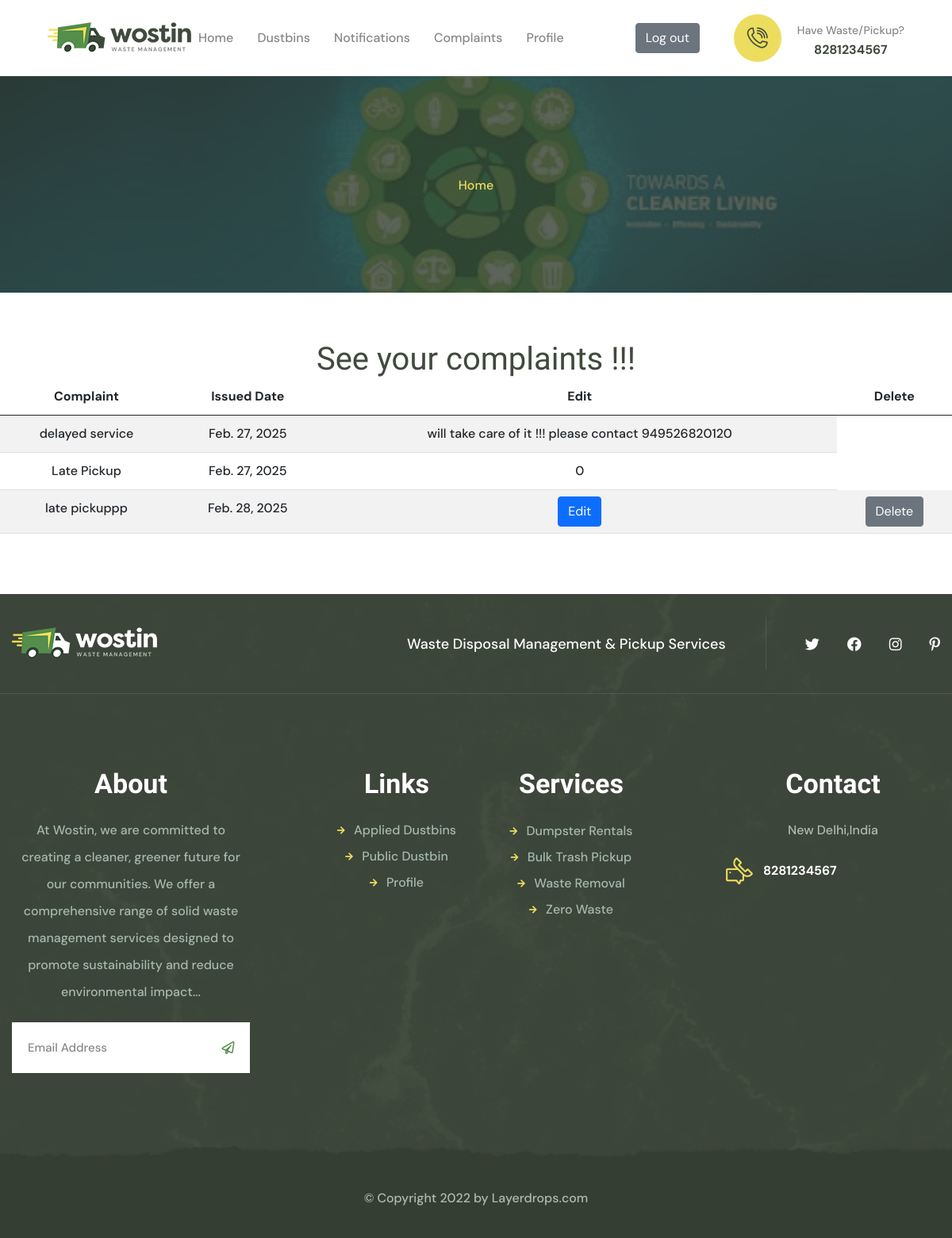
Page /complaint_user_view on the earlier database version.
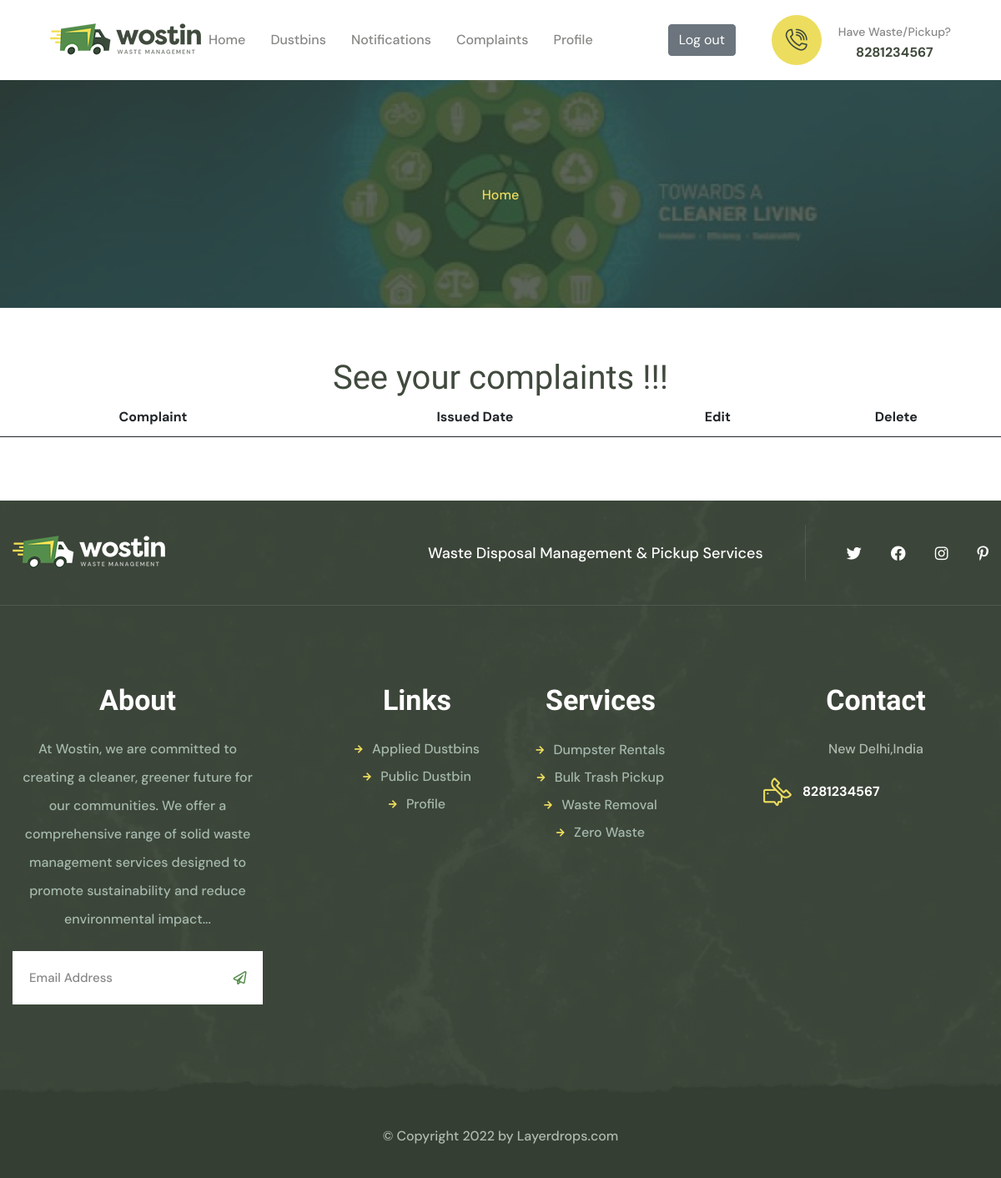
Same page on the later database version.
### swmapp/models.py (models this page shows)
class Complaints(models.Model):
    complaints = models.CharField( max_length=100)
    login_id = models.ForeignKey(PublicReg,on_delete=models.CASCADE)
    date = models.DateField(auto_now_add=True)
    reply =  models.CharField( max_length=100)

### swmapp/views.py (the view)
# urls.py: path('complaint_user_view', views.complaint_user_view, name='complaint_user_view'),
def complaint_user_view(request):
    login_id = request.session.get('publicid')
    complaintdata = Complaints.objects.all()
    return render(request, 'complaint_user_view.html', {'complaint_user_view': complaintdata})

### swmapp/templates/complaint_user_view.html (shortened to what this page needs)
{% extends 'user_header.html' %}
{% block content %}
<html>
<head>
</head>
<body align="center">
    <h1>See your complaints !!!</h1>
    <table class="table table-striped" align="center">
        <thead>
            <tr>
                <th>Complaint</th>
                <th>Issued Date</th>
                <th>Edit</th>
                <th>Delete</th>
            </tr>
        </thead>
        <tbody>
          {% for data in complaint_user_view %}
            <tr>
                <td>{{ data.complaints }}</td>
                <td>{{ data.date }}</td>
                {% if data.reply == '' %}
                <td><a class="btn btn-primary" href="{% url 'complaint_update' data.id %}">Edit</a></td>
                <td><a class="btn btn-secondary" href="{% url 'complaint_delete' data.id %}">Delete</a></td>
                {% else %}
                <td>{{ data.reply }}</td>
                {% endif %}
            </tr>
          {% endfor %}
        </tbody>
    </table>
</body>
</html>
{% endblock %}

Differences in the rows shown:
removed Complaints: complaints "delayed service", date "Feb. 27, 2025", reply "will take care of it !!! please contact 949526820120"
removed Complaints: complaints "Late Pickup", date "Feb. 27, 2025", reply "0"
removed Complaints: complaints "late pickuppp", date "Feb. 28, 2025", reply "Edit"
